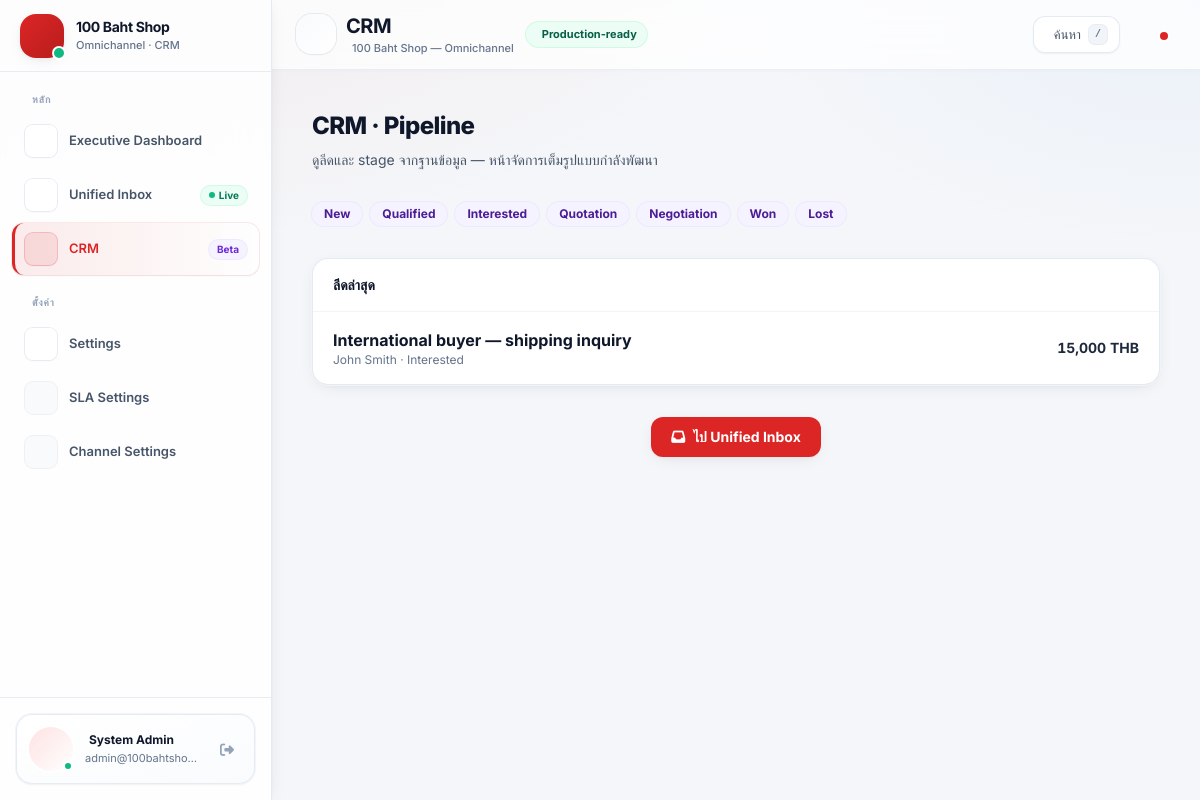
Page /crm (signed in) on the committed database.
### tables this page shows
CREATE TABLE `pipeline_stages` (
  `id` INT UNSIGNED NOT NULL AUTO_INCREMENT,
  `name` VARCHAR(80) NOT NULL,
  `slug` VARCHAR(48) NOT NULL,
  `sort_order` SMALLINT UNSIGNED NOT NULL DEFAULT 0,
  `is_won` TINYINT(1) NOT NULL DEFAULT 0,
  `is_lost` TINYINT(1) NOT NULL DEFAULT 0,
  `created_at` DATETIME NOT NULL DEFAULT CURRENT_TIMESTAMP,
  PRIMARY KEY (`id`),
  UNIQUE KEY `uq_pipeline_slug` (`slug`)
);

CREATE TABLE `leads` (
  `id` BIGINT UNSIGNED NOT NULL AUTO_INCREMENT,
  `conversation_id` BIGINT UNSIGNED DEFAULT NULL,
  `contact_id` BIGINT UNSIGNED NOT NULL,
  `owner_user_id` INT UNSIGNED DEFAULT NULL,
  `title` VARCHAR(190) NOT NULL,
  `score` INT NOT NULL DEFAULT 0,
  `pipeline_stage_id` INT UNSIGNED NOT NULL,
  `deal_value` DECIMAL(14,2) DEFAULT NULL,
  `currency` CHAR(3) NOT NULL DEFAULT 'THB',
  `follow_up_at` DATETIME DEFAULT NULL,
  `status` ENUM('open','won','lost') NOT NULL DEFAULT 'open',
  `lost_reason` VARCHAR(255) DEFAULT NULL,
  `created_at` DATETIME NOT NULL DEFAULT CURRENT_TIMESTAMP,
  `updated_at` DATETIME NOT NULL DEFAULT CURRENT_TIMESTAMP ON UPDATE CURRENT_TIMESTAMP,
  PRIMARY KEY (`id`),
  KEY `idx_leads_contact` (`contact_id`),
  KEY `idx_leads_conv` (`conversation_id`),
  KEY `idx_leads_owner` (`owner_user_id`),
  KEY `idx_leads_stage` (`pipeline_stage_id`),
  CONSTRAINT `fk_leads_conv` FOREIGN KEY (`conversation_id`) REFERENCES `conversations` (`id`) ON DELETE SET NULL,
  CONSTRAINT `fk_leads_contact` FOREIGN KEY (`contact_id`) REFERENCES `contacts` (`id`) ON DELETE CASCADE,
  CONSTRAINT `fk_leads_owner` FOREIGN KEY (`owner_user_id`) REFERENCES `users` (`id`) ON DELETE SET NULL,
  CONSTRAINT `fk_leads_stage` FOREIGN KEY (`pipeline_stage_id`) REFERENCES `pipeline_stages` (`id`) ON DELETE RESTRICT
);

CREATE TABLE `contacts` (
  `id` BIGINT UNSIGNED NOT NULL AUTO_INCREMENT,
  `branch_id` INT UNSIGNED DEFAULT NULL,
  `display_name` VARCHAR(190) NOT NULL DEFAULT '',
  `email` VARCHAR(190) DEFAULT NULL,
  `phone` VARCHAR(40) DEFAULT NULL,
  `language` VARCHAR(16) DEFAULT 'th' COMMENT 'th, en, ...',
  `country_code` VARCHAR(8) DEFAULT NULL,
  `is_foreign_customer` TINYINT(1) NOT NULL DEFAULT 0,
  `notes` TEXT DEFAULT NULL,
  `metadata_json` JSON DEFAULT NULL,
  `created_at` DATETIME NOT NULL DEFAULT CURRENT_TIMESTAMP,
  `updated_at` DATETIME NOT NULL DEFAULT CURRENT_TIMESTAMP ON UPDATE CURRENT_TIMESTAMP,
  PRIMARY KEY (`id`),
  KEY `idx_contacts_branch` (`branch_id`),
  KEY `idx_contacts_phone` (`phone`),
  CONSTRAINT `fk_contacts_branch` FOREIGN KEY (`branch_id`) REFERENCES `branches` (`id`) ON DELETE SET NULL
);

### helpers/View.php (called while the page is built, shortened)
<?php
final class View
{
    private static string $base = '';
    public static function setBase(string $path): void
    {
        self::$base = rtrim($path, DIRECTORY_SEPARATOR);
    }
    public static function render(string $view, array $data = []): void
    {
        $file = self::$base . DIRECTORY_SEPARATOR . str_replace('/', DIRECTORY_SEPARATOR, $view) . '.php';
        extract($data, EXTR_SKIP);
        include $file;
    }
}

### controllers/CrmController.php (called while the page is built, shortened)
<?php
final class CrmController
{
    public function index(): void
    {
        $app = require dirname(__DIR__) . '/config/app.php';
        $stages = [];
        $leads = [];
        $dbError = null;
        try {
            $pdo = \App\Helpers\Db::pdo();
            $stages = $pdo->query(
                'SELECT id, name, slug, sort_order, is_won, is_lost FROM pipeline_stages ORDER BY sort_order ASC'
            )->fetchAll(\PDO::FETCH_ASSOC);
            $leads = $pdo->query(
                'SELECT l.id, l.title, l.score, l.deal_value, l.currency, l.status,
                        ps.name AS stage_name, ct.display_name AS contact_name
                 FROM leads l
                 INNER JOIN pipeline_stages ps ON ps.id = l.pipeline_stage_id
                 INNER JOIN contacts ct ON ct.id = l.contact_id
                 ORDER BY l.updated_at DESC LIMIT 20'
            )->fetchAll(\PDO::FETCH_ASSOC);
        } catch (Throwable $e) {
            $dbError = !empty($app['debug']) ? $e->getMessage() : 'โหลดข้อมูลไม่สำเร็จ';
        }
        View::render('layouts/app', [
            'title' => 'CRM',
            'appName' => (string) ($app['name'] ?? 'Omnichannel'),
            'navActive' => 'crm',
            'contentView' => 'crm/index',
            'contentData' => [
                'stages' => $stages,
                'leads' => $leads,
                'dbError' => $dbError,
            ],
        ]);
    }
}

### index.php (called while the page is built, shortened)
<?php
$app = require __DIR__ . '/config/app.php';
$router = require __DIR__ . '/routes.php';
$router->setBasePath((string) ($app['base_path'] ?? ''));
$router->dispatch($_SERVER['REQUEST_URI'] ?? '/');

### config/app.php (called while the page is built, shortened)
<?php
$local = [];
$localFile = dirname(__DIR__) . '/config/local.php';
return array_merge([
    'name' => '100 Baht Shop — Omnichannel',
    'env' => getenv('APP_ENV') ?: 'local',
    'debug' => filter_var(getenv('APP_DEBUG') ?: 'true', FILTER_VALIDATE_BOOLEAN),
    'url' => rtrim(getenv('APP_URL') ?: 'http://localhost/omnichannel', '/'),
    'base_path' => getenv('APP_BASE_PATH') !== false && getenv('APP_BASE_PATH') !== ''
        ? rtrim((string) getenv('APP_BASE_PATH'), '/')
        : '/omnichannel',
    'timezone' => 'Asia/Bangkok',
    'allow_dev_auto_login' => filter_var(getenv('ALLOW_DEV_AUTO_LOGIN') ?: 'false', FILTER_VALIDATE_BOOLEAN),
    'dev_impersonate_user_id' => (int) (getenv('DEV_USER_ID') ?: 1),
    'session_name' => getenv('SESSION_NAME') !== false && getenv('SESSION_NAME') !== ''
        ? (string) getenv('SESSION_NAME')
        : 'OMNI_SESSID',
    'session_cookie_lifetime' => (int) (getenv('SESSION_LIFETIME') !== false ? getenv('SESSION_LIFETIME') : 0),
    'session_cookie_secure' => getenv('SESSION_SECURE') !== false && getenv('SESSION_SECURE') !== ''
        ? filter_var(getenv('SESSION_SECURE'), FILTER_VALIDATE_BOOLEAN)
        : null,
    'session_samesite' => getenv('SESSION_SAMESITE') !== false && getenv('SESSION_SAMESITE') !== ''
        ? (string) getenv('SESSION_SAMESITE')
        : 'Lax',
    'facebook' => [
        'page_access_token' => getenv('FB_PAGE_ACCESS_TOKEN') ?: '',
        'verify_token' => getenv('FB_VERIFY_TOKEN') ?: '',
        'app_secret' => getenv('FB_APP_SECRET') ?: '',
        'page_id' => getenv('FB_PAGE_ID') ?: '',
        'app_id' => getenv('FB_APP_ID') ?: '',
        'graph_version' => getenv('FB_GRAPH_VERSION') ?: 'v21.0',
        'default_branch_id' => (int) (getenv('FB_DEFAULT_BRANCH_ID') ?: 1),
        'webhook_trust_unsigned' => filter_var(getenv('FB_WEBHOOK_TRUST_UNSIGNED') ?: 'false', FILTER_VALIDATE_BOOLEAN),
    ],
], $local);

### helpers/Url.php (called while the page is built, shortened)
<?php
final class Url
{
    public static function base(): string
    {
        static $cached = null;
        if ($cached !== null) {
            return $cached;
        }
        $cfg = require dirname(__DIR__) . '/config/app.php';
        $cached = rtrim((string) ($cfg['base_path'] ?? ''), '/');
        return $cached;
    }
    public static function to(string $path): string
    {
        $path = '/' . ltrim($path, '/');
        $b = self::base();
        return $b === '' ? $path : $b . $path;
    }
}

### views/crm/index.php (the view, shortened to what this page needs)
<section class="mx-auto max-w-5xl space-y-8">
    <div>
        <h2 class="text-2xl font-extrabold tracking-tight text-slate-900">CRM · Pipeline</h2>
        <p class="mt-2 text-sm text-slate-600">ดูลีดและ stage จากฐานข้อมูล — หน้าจัดการเต็มรูปแบบกำลังพัฒนา</p>
    </div>
    <?php if ($dbError !== null) : ?>
        <div class="rounded-xl border border-red-200 bg-red-50 px-4 py-3 text-sm text-red-800"><?= htmlspecialchars($dbError, ENT_QUOTES, 'UTF-8') ?></div>
    <?php else : ?>
        <div class="flex flex-wrap gap-2">
            <?php foreach ($stages as $s) : ?>
                <span class="rounded-full bg-violet-50 px-3 py-1 text-xs font-bold text-violet-900 ring-1 ring-violet-100">
                    <?= htmlspecialchars((string) ($s['name'] ?? ''), ENT_QUOTES, 'UTF-8') ?>
                </span>
            <?php endforeach; ?>
        </div>
        <div class="rounded-2xl border border-slate-200/90 bg-white shadow-soft ring-1 ring-slate-100">
            <h3 class="border-b border-slate-100 px-5 py-4 text-sm font-bold text-slate-900">ลีดล่าสุด</h3>
            <?php if (count($leads) === 0) : ?>
                <p class="px-5 py-8 text-sm text-slate-500">ยังไม่มีลีด — สร้างจากบทสนทนาใน Phase ถัดไป</p>
            <?php else : ?>
                <ul class="divide-y divide-slate-100">
                    <?php foreach ($leads as $l) : ?>
                        <li class="flex flex-wrap items-center justify-between gap-3 px-5 py-4">
                            <div>
                                <p class="font-bold text-slate-900"><?= htmlspecialchars((string) ($l['title'] ?? ''), ENT_QUOTES, 'UTF-8') ?></p>
                                <p class="text-xs text-slate-500"><?= htmlspecialchars((string) ($l['contact_name'] ?? ''), ENT_QUOTES, 'UTF-8') ?> · <?= htmlspecialchars((string) ($l['stage_name'] ?? ''), ENT_QUOTES, 'UTF-8') ?></p>
                            </div>
                            <span class="text-sm font-bold tabular-nums text-slate-800"><?= number_format((float) ($l['deal_value'] ?? 0), 0) ?> <?= htmlspecialchars((string) ($l['currency'] ?? 'THB'), ENT_QUOTES, 'UTF-8') ?></span>
                        </li>
                    <?php endforeach; ?>
                </ul>
            <?php endif; ?>
        </div>
        <p class="text-center">
            <a href="<?= htmlspecialchars(Url::to('/inbox'), ENT_QUOTES, 'UTF-8') ?>" class="inline-flex items-center gap-2 rounded-xl bg-brand px-5 py-2.5 text-sm font-bold text-white shadow-soft hover:brightness-105">
                <i class="fa-solid fa-inbox"></i> ไป Unified Inbox
            </a>
        </p>
    <?php endif; ?>
</section>

### assets/css/app.css (style rules this page uses)
:root { --app-bg: #f4f6f9; --app-surface: #ffffff; --app-border: rgba(15, 23, 42, 0.08); --app-border-strong: rgba(15, 23, 42, 0.12); --app-shadow-sm: 0 1px 2px rgba(15, 23, 42, 0.05); --app-shadow-md: 0 4px 16px -4px rgba(15, 23, 42, 0.08), 0 8px 32px -12px rgba(15, 23, 42, 0.06); --app-shadow-lg: 0 12px 40px -16px rgba(15, 23, 42, 0.12); --app-ring-brand: rgba(220, 38, 38, 0.12); --app-radius: 1rem; --app-radius-lg: 1.25rem; }
body.app-shell { font-feature-settings: "cv02", "cv03", "cv04", "cv11"; background-color: var(--app-bg); background-image: radial-gradient(1200px 600px at 10% -10%, rgba(220, 38, 38, 0.06), transparent 55%), radial-gradient(900px 500px at 100% 0%, rgba(59, 130, 246, 0.05), transparent 50%); background-attachment: fixed; }

### rows in the picture
pipeline_stages: name "New"
pipeline_stages: name "Qualified"
pipeline_stages: name "Interested"
pipeline_stages: name "Quotation"
pipeline_stages: name "Negotiation"
pipeline_stages: name "Won"
pipeline_stages: name "Lost"
leads: title "International buyer — shipping inquiry", contact.display_name "John Smith", pipeline_stage.name "Interested", deal_value "15,000", currency "THB"

### other values in the picture
$authUserName "System Admin"
$authUserEmail "admin@100bahtsho…"
$title "CRM"
$appName "100 Baht Shop — Omnichannel"
